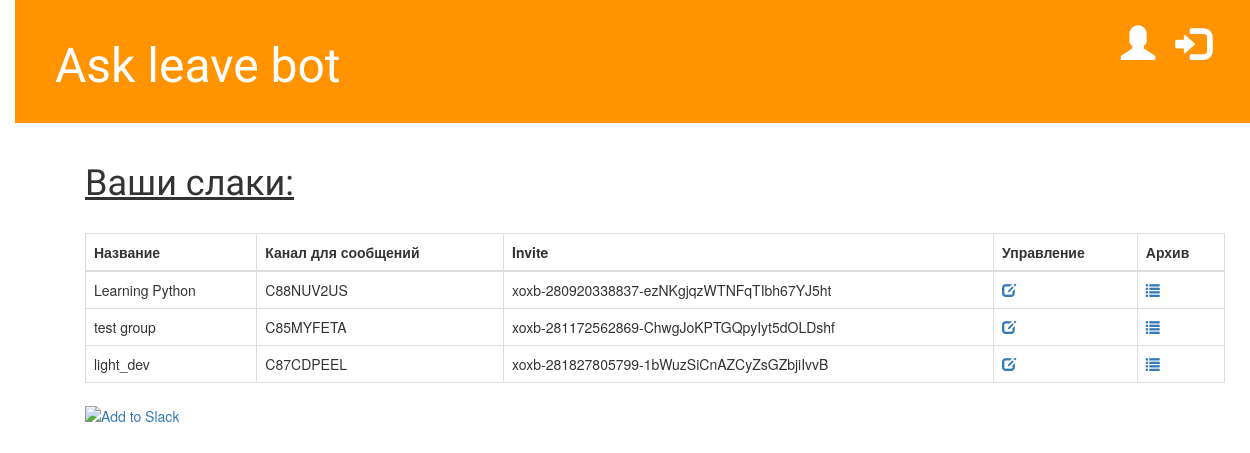
The page / on the database its author committed.
### slackbot/models.py (models this page shows, shortened)
class Team(models.Model):
    name = models.CharField(max_length=200)
    team_id = models.CharField(max_length=20)
    bot_user_id = models.CharField(max_length=20)
    bot_access_token = models.CharField(max_length=100)
    channel_id = models.CharField(max_length=100, blank=True, null=True, default='1')

### slackbot/views.py (the view)
# urls.py: url(r'^$', views.TeamsListView.as_view(), name='TeamsList'),
class TeamsListView(ListView):
   template_name = 'slackbot/index.html'
   model = Team
   context_object_name = 'workspaces'

### slackbot/templates/slackbot/index.html
{% extends 'base.html' %}
{% load staticfiles %}
{% block content %}
	<div class="container">
		<h1><u>Ваши слаки:</u></h1>
		<br>
	<table class="table table-bordered">
		    <thead>
      <tr>
        <th>Название</th>
        <th>Канал для сообщений</th>
        <th>Invite</th>
        <th>Управление</th>
        <th>Архив</th>
      </tr>
    </thead>
	<tbody>
	{%for item in workspaces%}
      <tr>
        <td>{{item.name}}</td>
        <td>{{item.channel_id}}</td>
        <td>{{item.bot_access_token}}</td>
        <td>
			<a href="{% url 'Settings' slug=item.team_id %}">
				<span class="glyphicon glyphicon-edit"></span>
			</a>
		</td>
        <td>
			<a href="{% url 'Statistic' slug=item.team_id %}">
			<span class="glyphicon glyphicon-list"></span>
			</a>
		</td>
      </tr>
	{%endfor%}
    </tbody>
	</table>
<a href="https://slack.com/oauth/authorize?client_id=280003673011.280124081140&scope=bot,commands,incoming-webhook,channels:history,channels:read,channels:write,chat:write:bot">
	<img alt="Add to Slack"
		 height="40"
		 width="139"
		 src="https://platform.slack-edge.com/img/add_to_slack.png"
		 srcset="https://platform.slack-edge.com/img/add_to_slack.png 1x,
		 		 https://platform.slack-edge.com/img/add_to_slack@2x.png 2x" /></a>
	</div>
{% endblock %}

### slackbot/static/css/stylesheets.css (style rules this page uses)
body { padding-left: 15px; }
h1, h2, h3, h4 { font-family: 'Lobster', cursive; }

### rows shown on the page
Team: name "Learning Python", channel_id "C88NUV2US", bot_access_token "xoxb-280920338837-ezNKgjqzWTNFqTIbh67YJ5ht"
Team: name "test group", channel_id "C85MYFETA", bot_access_token "xoxb-281172562869-ChwgJoKPTGQpyIyt5dOLDshf"
Team: name "light_dev", channel_id "C87CDPEEL", bot_access_token "xoxb-281827805799-1bWuzSiCnAZCyZsGZbjiIvvB"
